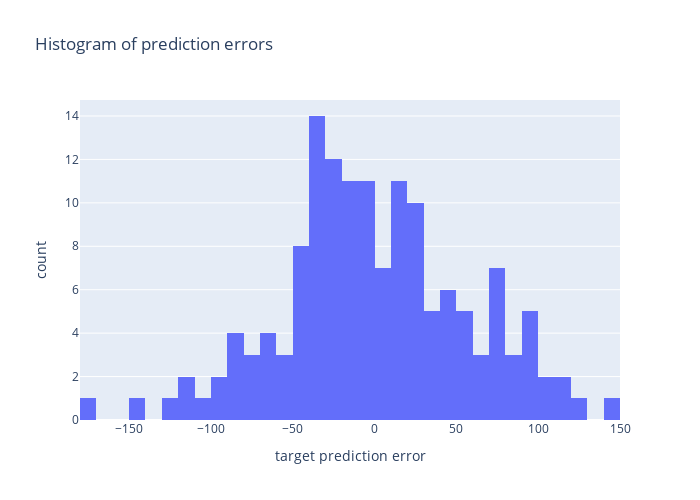

Notebook code cell kept with this figure:
### Code cell
check.run(test, clf)

### Figure 1 — Plotly figure (JSON) as saved in the notebook; plotly's stock layout.template omitted (floating-point values rounded to 4 significant figures; data arrays with more than 128 entries replaced by an {"elided": "..."} marker saying what was removed)
{"data": [{"alignmentgroup": "True", "bingroup": "x", "hovertemplate": "target prediction error=%{x}<br>count=%{y}<extra></extra>", "legendgroup": "", "marker": {"color": "#636efa", "pattern": {"shape": ""}}, "name": "", "nbinsx": 40, "offsetgroup": "", "orientation": "v", "showlegend": false, "type": "histogram", "x": {"elided": "146 float values"}, "xaxis": "x", "yaxis": "y"}], "layout": {"barmode": "relative", "height": 500, "legend": {"tracegroupgap": 0}, "title": {"text": "Histogram of prediction errors"}, "width": 700, "xaxis": {"anchor": "y", "domain": [0, 1], "title": {"text": "target prediction error"}}, "yaxis": {"anchor": "x", "domain": [0, 1], "title": {"text": "count"}}}}
